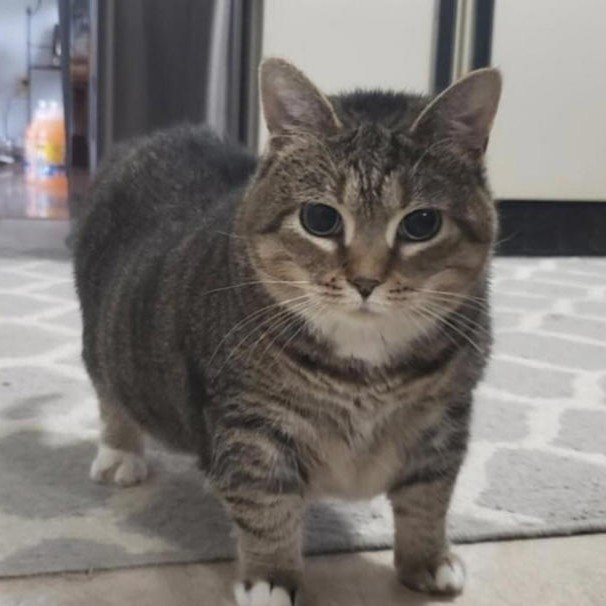
#> input picture Day1/04_Feature Table/OIIA.jpg, 606 x 606 px
$ python '02_Feature Table.py'
#> lines starting #> are read from the running program, lines starting #| are printed output that depends on the picture; long printed decimals are rounded
import cv2
import numpy as np
def extract_features(image_path):
#> called with image_path = 'OIIA.jpg'
    img = cv2.imread(image_path)
#> img is the input picture: shape (606, 606, 3); mean B, G, R 113.8, 117.3, 122
    gray = cv2.cvtColor(img, cv2.COLOR_BGR2GRAY)
    flat = gray.flatten()
    features = {
        'mean': np.mean(flat),
        'std': np.std(flat),
        'min': np.min(flat),
        'max': np.max(flat),
        'low_pct': np.sum(flat < 50) / len(flat) * 100,
        'high_pct': np.sum(flat > 200) / len(flat) * 100,
    }
#> features = {'mean': 118.4, 'std': 56.25, 'min': 18, 'max': 248, 'low_pct': 6.55, 'high_pct': 7.37}
    return features
feats = extract_features("OIIA.jpg")
#> feats has the same summary as features in extract_features
print(feats)
#| {'mean': 118.382, 'std': 56.246, 'min': 18, 'max': 248, 'low_pct': 6.550, 'high_pct': 7.373}

import os
import pandas as pd
image_dir = 'images'
data = []
for filename in os.listdir(image_dir):
    if filename.lower().endswith(('.jpg', '.png')):
        label = 'cat' if 'cat' in filename.lower() else 'dog'
        path = os.path.join(image_dir, filename)
        feats = extract_features(path)
#> call 2 of extract_features, with image_path = 'images/cat1.jpg'
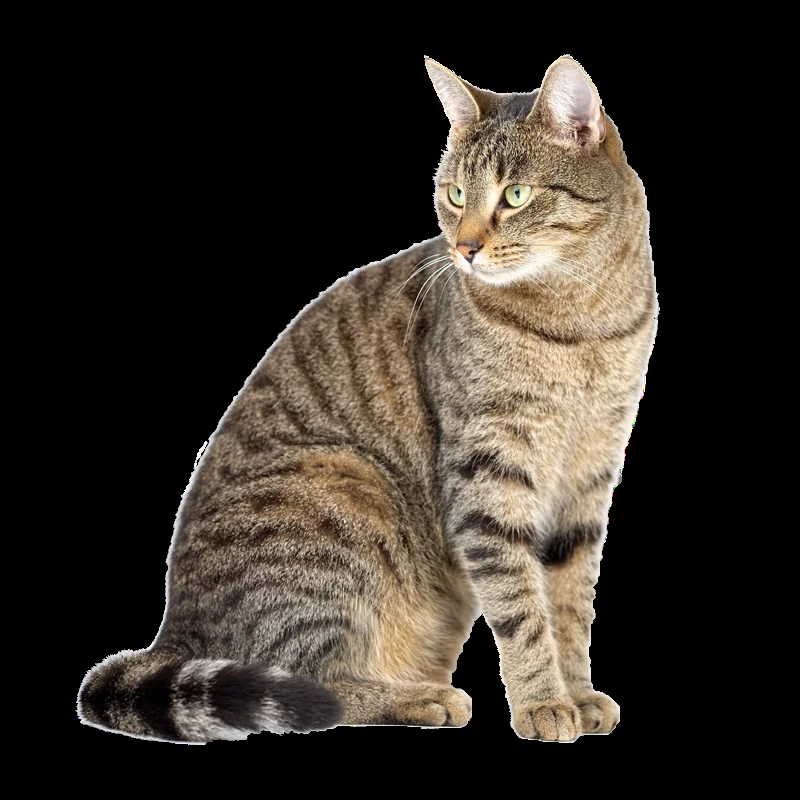
#> input picture Day1/04_Feature Table/images/cat1.jpg, 800 x 800 px
#> in extract_features, img is the input picture: shape (800, 800, 3); mean B, G, R 39.3, 46.6, 53
#> in extract_features (call 2), `gray = cv2.cvtColor(img, cv2.COLOR_BGR2GRAY)`:
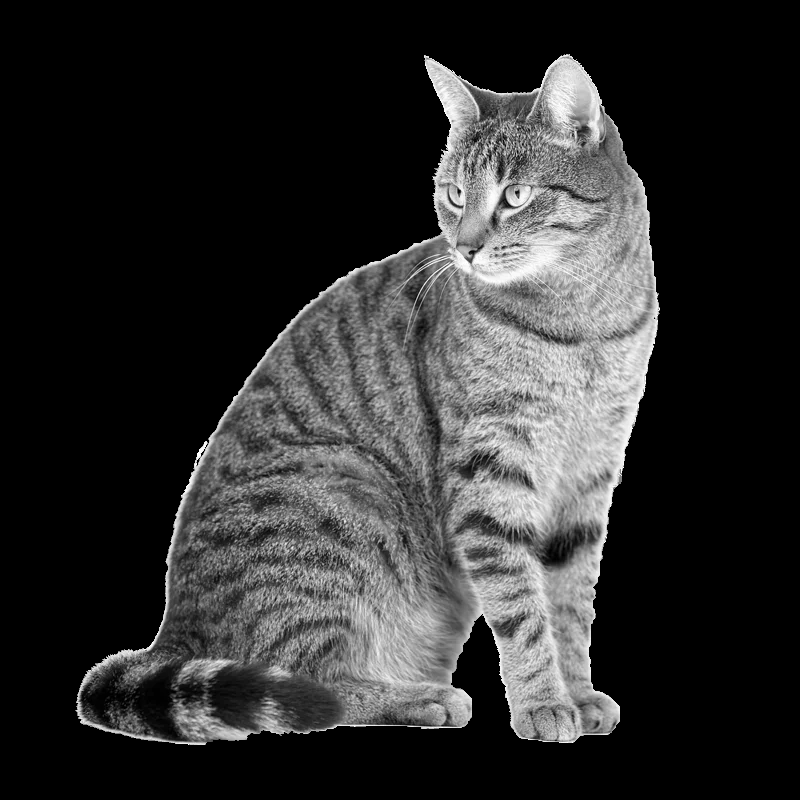
#> gray: shape (800, 800); min 0, max 255, mean 47.7
#> in extract_features (call 2), `features = { 'mean': np.mean(flat), 'std': np.std(flat), 'min': np.min..`: features = {'mean': 47.67, 'std': 71.25, 'min': 0, 'max': 255, 'low_pct': 66.29, 'high_pct': 4.28}
#> feats has the same summary as features in extract_features
        feats['filename'] = filename
        feats['label'] = label
        data.append(feats)
#> pass 2 of the loop `for filename in os.listdir(image_dir):`:
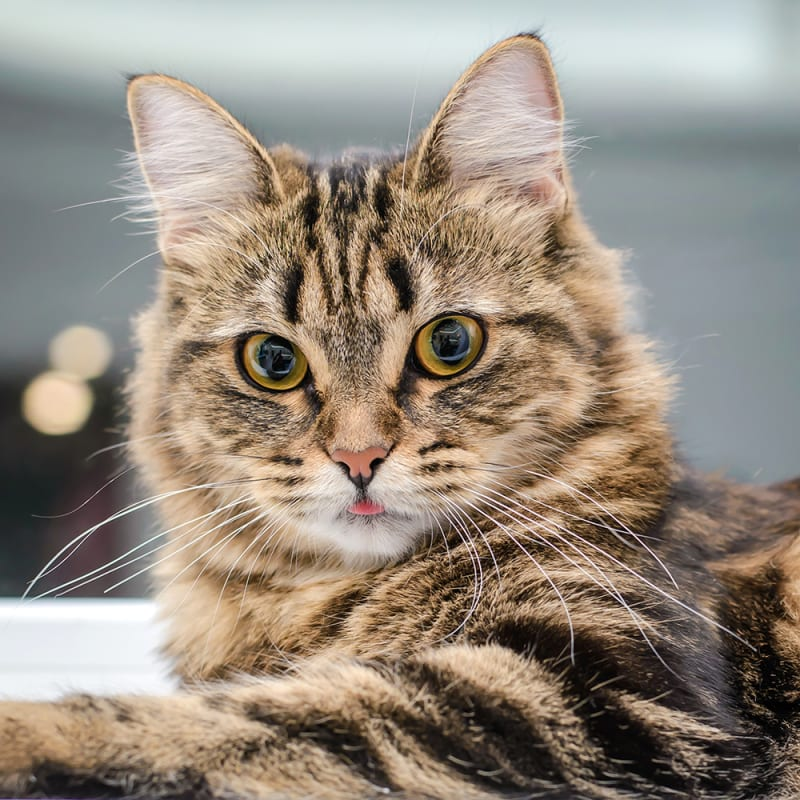
#> input picture Day1/04_Feature Table/images/cat2.jpg, 800 x 800 px
#> in extract_features, img is the input picture: shape (800, 800, 3); mean B, G, R 126.7, 139.2, 150.2
#> in extract_features (call 3), `gray = cv2.cvtColor(img, cv2.COLOR_BGR2GRAY)`:
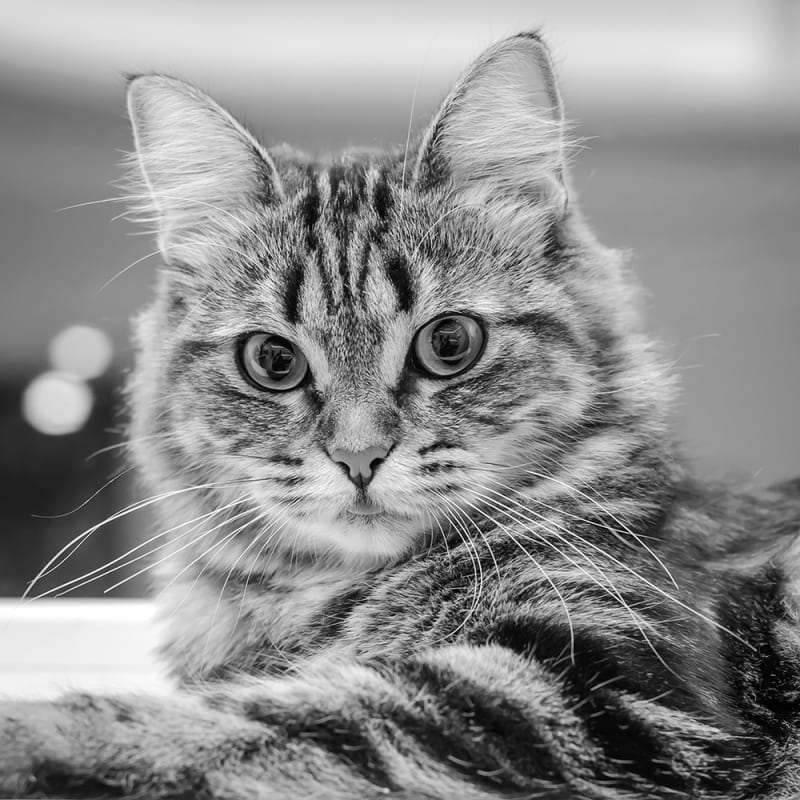
#> gray: shape (800, 800); min 0, max 255, mean 141
#> features = {'mean': 141, 'std': 58.79, 'min': 0, 'max': 255, 'low_pct': 10.31, 'high_pct': 17.47}
#> `feats = extract_features(path)`: feats has the same summary as features in extract_features
#> pass 3 of the loop `for filename in os.listdir(image_dir):`:
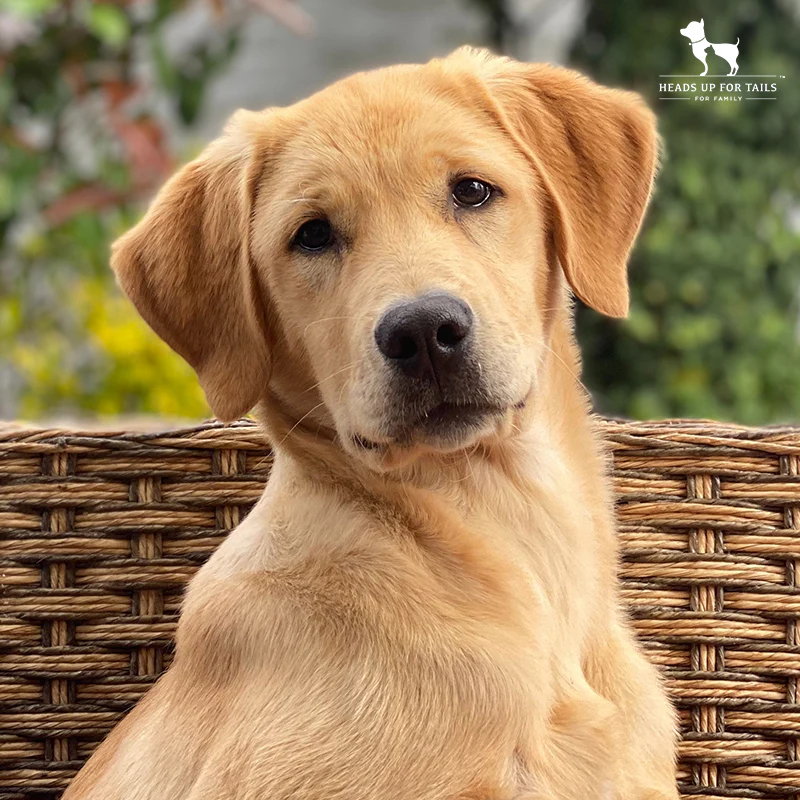
#> input picture Day1/04_Feature Table/images/dog1.jpg, 800 x 800 px
#> in extract_features, img is the input picture: shape (800, 800, 3); mean B, G, R 91.1, 127.9, 155.9
#> in extract_features (call 4), `gray = cv2.cvtColor(img, cv2.COLOR_BGR2GRAY)`:
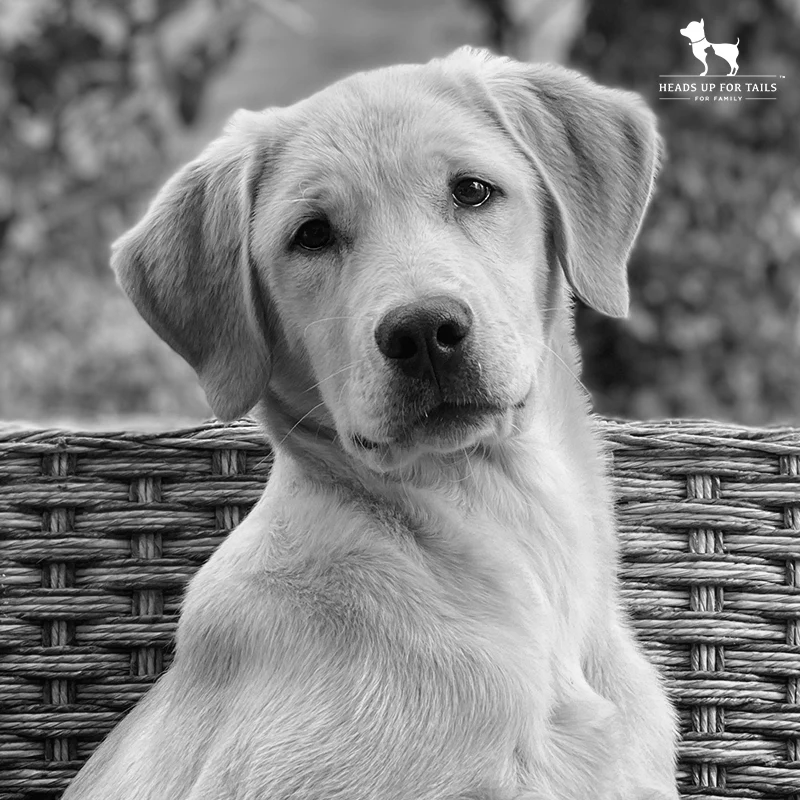
#> gray: shape (800, 800); min 0, max 255, mean 132.1
#> features = {'mean': 132.1, 'std': 57.25, 'min': 0, 'max': 255, 'low_pct': 9.13, 'high_pct': 13.49}
#> `feats = extract_features(path)`: feats has the same summary as features in extract_features
df = pd.DataFrame(data)
#> df = table of 3 rows and 8 columns
print(df.head())
#|          mean        std  min  max    low_pct   high_pct  filename label
#| 0   47.668  71.248    0  255  66.290   4.282  cat1.jpg   cat
#| 1  141.050  58.786    0  255  10.307  17.468  cat2.jpg   cat
#| 2  132.076  57.247    0  255   9.132  13.488  dog1.jpg   dog

df.to_csv('A.csv', index=False)
print("Feature table saved as features.csv")
